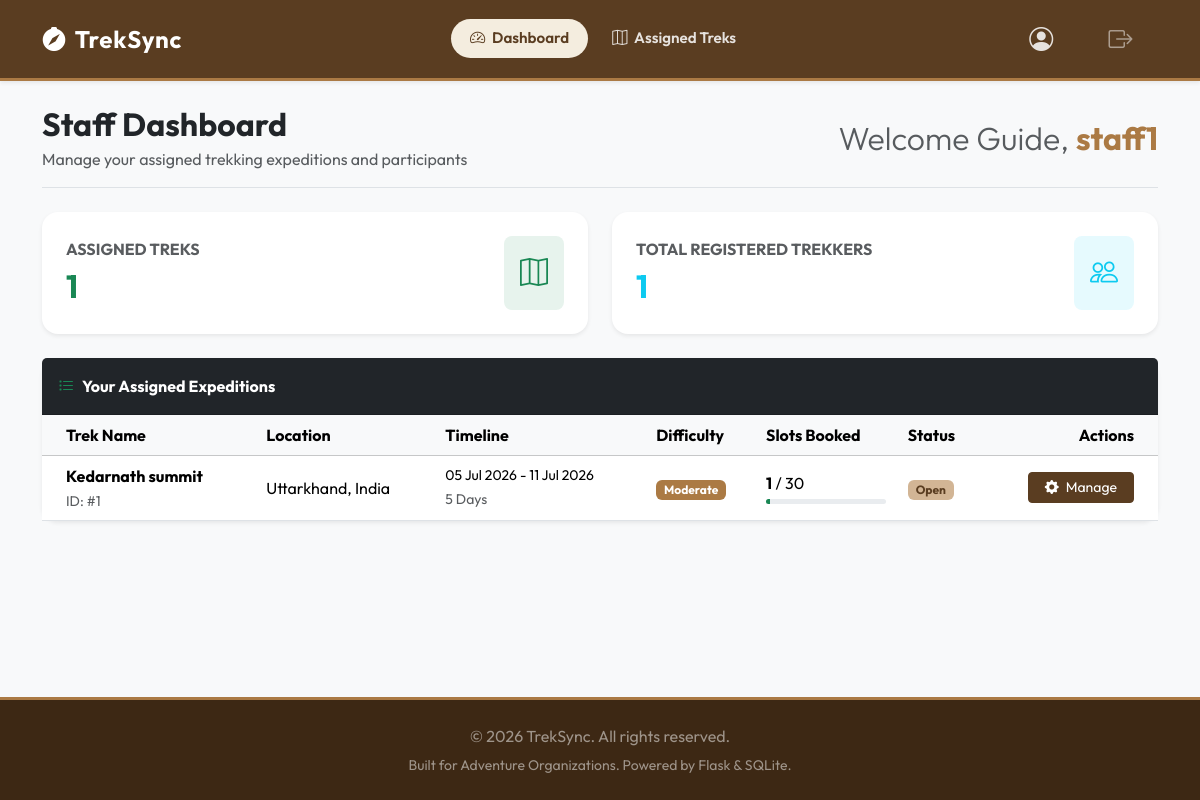
/staff/dashboard (signed in), run on an earlier commit of the app's database.
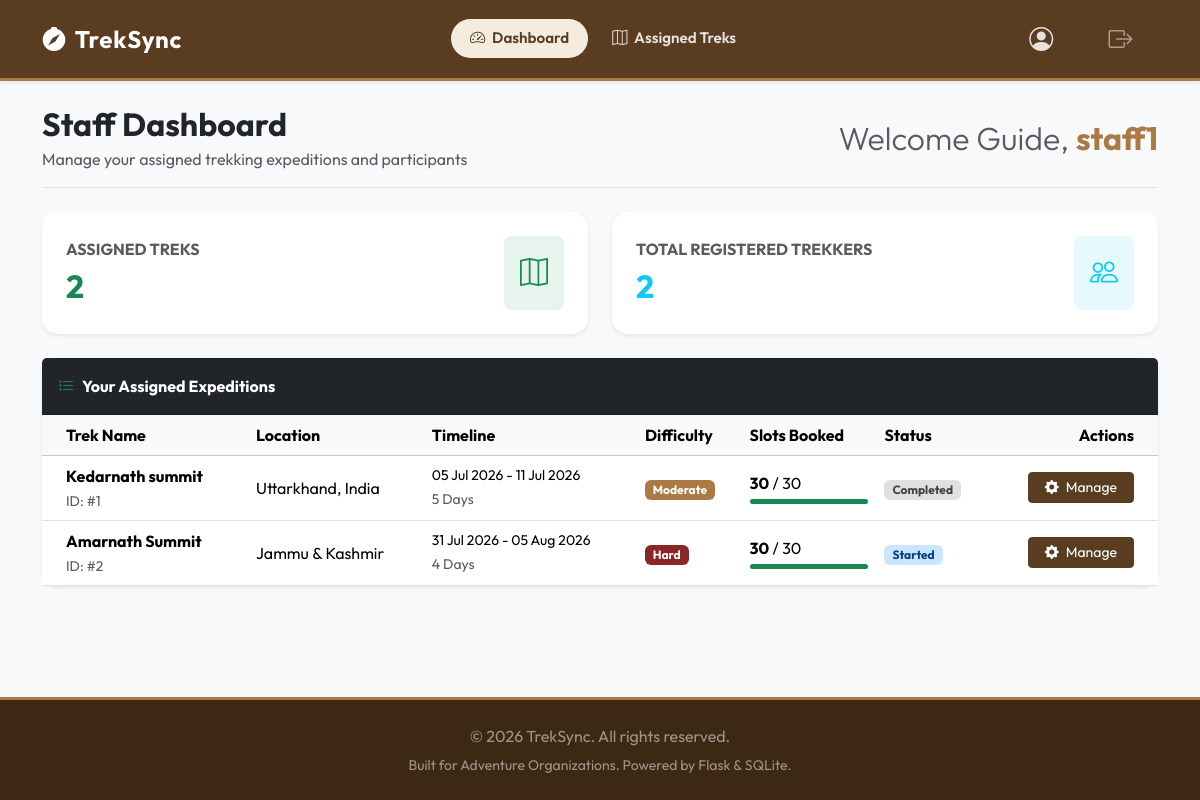
And on a later commit of the database.
### models.py (models this page shows, shortened)
class Trek(db.Model):
    __tablename__ = 'trek'
    id = db.Column(db.Integer, primary_key=True)
    name = db.Column(db.String(100), nullable=False)
    location = db.Column(db.String(100), nullable=False)
    difficulty = db.Column(db.String(20), nullable=False)  # 'Easy', 'Moderate', 'Hard'
    duration = db.Column(db.Integer, nullable=False)  # in days
    max_slots = db.Column(db.Integer, nullable=False)
    available_slots = db.Column(db.Integer, nullable=False)
    staff_id = db.Column(db.Integer, db.ForeignKey('user.id'), nullable=True)  # Assigned staff
    status = db.Column(db.String(20), default='Pending')  # 'Pending', 'Approved', 'Open', 'Closed', 'Completed'
    start_date = db.Column(db.Date, nullable=False)
    end_date = db.Column(db.Date, nullable=False)
    staff = db.relationship('User', back_populates='assigned_treks', foreign_keys=[staff_id])
    bookings = db.relationship('Booking', back_populates='trek', cascade="all, delete-orphan")

### app.py (the view)
@app.route('/staff/dashboard')
@login_required
@staff_required
def staff_dashboard():
    treks = Trek.query.filter_by(staff_id=current_user.id).all()
    total_participants = 0
    for trek in treks:
        total_participants += Booking.query.filter_by(trek_id=trek.id, status='Booked').count()
    return render_template('staff/dashboard.html', treks=treks, total_participants=total_participants)

### app.py (called while the page is built)
@login_manager.user_loader
def load_user(user_id):
    return User.query.get(int(user_id))

def staff_required(f):
    @wraps(f)
    def decorated_function(*args, **kwargs):
        if not current_user.is_authenticated or current_user.role != 'staff':
            flash('Access denied. Staff role required.', 'error')
            return redirect(url_for('home'))
        profile = StaffProfile.query.filter_by(user_id=current_user.id).first()
        if not profile or profile.status != 'approved':
            return redirect(url_for('pending_approval'))
        return f(*args, **kwargs)
    return decorated_function

### templates/staff/dashboard.html (shortened to what the changed rows need)
{% extends "base.html" %}
{% block content %}
<div class="container">
    <div class="d-flex flex-column flex-md-row justify-content-between align-items-md-center border-bottom pb-3 mb-4 gap-3">
        <div>
            <h1 class="h2 fw-bold mb-1 text-dark">Staff Dashboard</h1>
        </div>
        <h2 class="h2 fw-light text-muted mb-0 text-md-end">Welcome Guide, <span class="fw-bold text-accent">{{ current_user.username }}</span></h2>
    </div>
    <div class="row g-4 mb-4">
        <div class="col-md-6">
            <div class="card stat-card treks border-0 bg-white shadow-sm p-4">
                <div class="d-flex align-items-center justify-content-between">
                    <div>
                        <h6 class="text-muted text-uppercase mb-2 font-size-xs fw-bold">Assigned Treks</h6>
                        <h2 class="fw-bold mb-0 text-success">{{ treks|length }}</h2>
                    </div>
                </div>
            </div>
        </div>
        <div class="col-md-6">
            <div class="card stat-card users border-0 bg-white shadow-sm p-4">
                <div class="d-flex align-items-center justify-content-between">
                    <div>
                        <h6 class="text-muted text-uppercase mb-2 font-size-xs fw-bold">Total Registered Trekkers</h6>
                        <h2 class="fw-bold mb-0 text-info">{{ total_participants }}</h2>
                    </div>
                </div>
            </div>
        </div>
    </div>
    <div class="card border-0 shadow-sm">
        <div class="card-body p-0">
            {% if treks %}
                <div class="table-responsive">
                    <table class="table table-hover align-middle mb-0">
                        <thead class="table-light">
                            <tr>
                                <th class="ps-4">Trek Name</th>
                                <th>Location</th>
                                <th>Timeline</th>
                                <th>Difficulty</th>
                                <th>Slots Booked</th>
                                <th>Status</th>
                                <th class="text-end pe-4">Actions</th>
                            </tr>
                        </thead>
                        <tbody>
                            {% for trek in treks %}
                                <tr>
                                    <td class="ps-4 font-semibold">
                                        <span class="fw-bold d-block">{{ trek.name }}</span>
                                        <small class="text-muted">ID: #{{ trek.id }}</small>
                                    </td>
                                    <td>{{ trek.location }}</td>
                                    <td>
                                        <small class="d-block font-semibold">
                                            {{ trek.start_date.strftime('%d %b %Y') }} - {{ trek.end_date.strftime('%d %b %Y') }}
                                        </small>
                                        <small class="text-muted">{{ trek.duration }} Days</small>
                                    </td>
                                    <td>
                                        <span class="badge text-capitalize
                                            {% if trek.difficulty == 'Easy' %}badge-easy
                                            {% elif trek.difficulty == 'Moderate' %}badge-moderate
                                            {% else %}badge-hard{% endif %} py-1 px-2.5">
                                            {{ trek.difficulty }}
                                        </span>
                                    </td>
                                    <td>
                                        <span class="fw-bold">{{ trek.max_slots - trek.available_slots }}</span> / {{ trek.max_slots }}
                                        <div class="progress mt-1" style="height: 5px; max-width: 120px;">
                                            {% set booked_pct = ((trek.max_slots - trek.available_slots) / trek.max_slots * 100)|int %}
                                            <div class="progress-bar bg-success" role="progressbar" style="width: {{ booked_pct }}%"></div>
                                        </div>
                                    </td>
                                    <td>
                                        <span class="badge status-{{ trek.status.lower() }} py-1 px-2">
                                            {{ trek.status }}
                                        </span>
                                    </td>
                                    <td class="text-end pe-4">
                                        <a href="{{ url_for('staff_trek_detail', trek_id=trek.id) }}" class="btn btn-sm btn-success px-3">
                                            <i class="bi bi-gear-fill me-1"></i> Manage
                                        </a>
                                    </td>
                                </tr>
                            {% endfor %}
                        </tbody>
                    </table>
                </div>
            {% else %}
                <div class="p-5 text-center text-muted">
                    <i class="bi bi-compass fs-1 mb-2 d-block"></i>
                    No treks assigned to you yet by the Admin.
                </div>
            {% endif %}
        </div>
    </div>
</div>
{% endblock %}

What changed in the data, as far as the page shows it:
changed Trek "Kedarnath summit": trek.max_slots-trek.available_slots "1" → "30"; {{ booked_pct }} 3 → 100 (drawn); status "Open" → "Completed"
added Trek: name "Amarnath Summit", id "2", location "Jammu & Kashmir", start_date "31 Jul 2026", end_date "05 Aug 2026", duration "4", difficulty "Hard", trek.max_slots-trek.available_slots "30", max_slots "30", {{ booked_pct }} 100 (drawn), status "Started"
Also different on the page:
{{ treks|length }}: "1" → "2"
{{ total_participants }}: "1" → "2"
